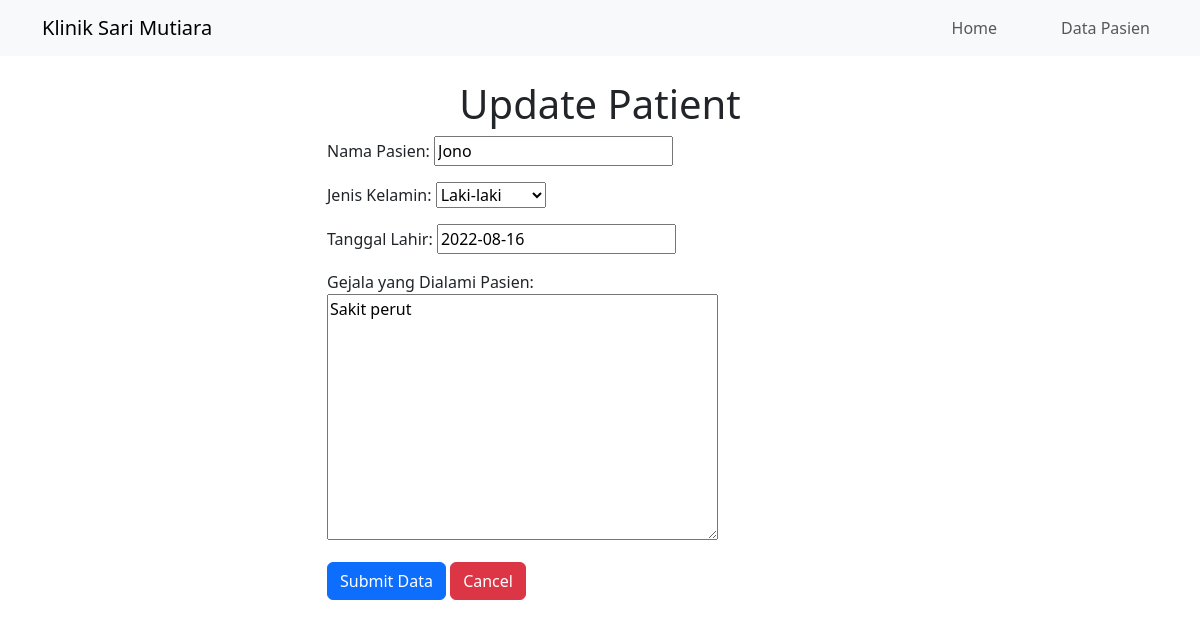
/patient/edit_patient/5/, run on the app's committed database.
### patient/models.py (models this page shows, shortened)
class Patient(models.Model):
    patient_name        = models.CharField(max_length=255)
    GENDER_CHOICES = [
        ("Laki-laki" , "Laki-laki"),
        ("Perempuan" , "Perempuan"),
    ]
    gender      = models.CharField(max_length=10, choices=GENDER_CHOICES)
    born_date   = models.DateField()
    visit_date  = models.DateTimeField(auto_now_add=True, blank=True)
    symptom     = models.TextField()
    slug        = models.SlugField(blank=True, editable=False)

### patient/views.py (the view)
# urls.py: path('edit_patient/<int:id>/', views.edit, name='edit'),
def edit(request, id):
    if request.method == 'POST':
        patient = Patient.objects.get(pk=id)
        form = PatientForm(request.POST or None, instance=patient)
        if form.is_valid():
            form.save()
            return render(request, 'patient/edit_patient.html', {
                'form':form,
                'success':True
                })
    else:
        patient = Patient.objects.get(pk=id)
        form = PatientForm(instance=patient)
    return render(request, 'patient/edit_patient.html', {
                'form':form,
                })

### patient/forms.py
class PatientForm(forms.ModelForm):
    class Meta:
        model = Patient
        fields = ['patient_name', 'gender', 'born_date', 'symptom']
        labels = {
            'patient_name' : 'Nama Pasien',
            'gender' : 'Jenis Kelamin',
            'born_date' : 'Tanggal Lahir',
            'symptom' : 'Gejala yang Dialami Pasien'
        }
        widget = {
            'patient_name' : forms.TextInput(attrs = {'class' : 'form-control'}),
            'gender' : forms.RadioSelect(attrs = {'class' : 'form-check'}),
            'born_date' : forms.DateInput(attrs = {'class' : 'form-control'}),
            'symptom' : forms.Textarea(attrs = {'class' : 'form-control'}),
        }

### patient/templates/patient/edit_patient.html (shortened to what this page needs)
{% extends "base.html" %}
{% block sub-heading %}
<h1 class="text-center">
    Update Patient
</h1>
{% if success %}
    <div class="alert alert-warning">
        Patien Data Has Been Updated
        <a href="{% url "patient:index" %}" class="btn btn-warning ms-2"><strong><u>See All Patients</u></strong></a>
    </div>
{% else %}
    <div class="row justify-content-center">
        <div class="col-sm-6">
            <form action="" method='POST' >
                {{form.as_p}}
                <button type="submit" class="btn btn-primary">Submit Data</button>
                <a href="{% url "patient:index" %}" class="btn btn-danger">Cancel</a>
            </form>
        </div>
    </div>
{% endif %}
{% endblock sub-heading %}

### data on the page
Patient: patient_name "Jono", gender "Laki-laki", born_date "2022-08-16", symptom "Sakit perut"
